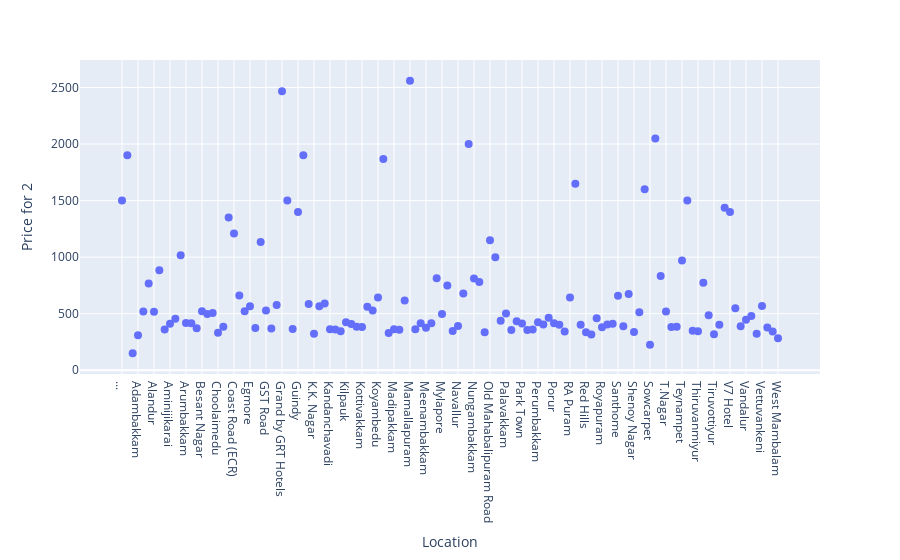

Source (notebook cell):
### Code cell
fig = px.scatter(region_price_df, x="Location", y="Price for 2").update_traces(marker_size=8)
fig.show()

### Figure 1 — Plotly figure (JSON) as saved in the notebook; plotly's stock layout.template omitted (floating-point values rounded to 4 significant figures)
{"data": [{"hovertemplate": "Location=%{x}<br>Price for 2=%{y}<extra></extra>", "legendgroup": "", "marker": {"color": "#636efa", "symbol": "circle", "size": 8}, "mode": "markers", "name": "", "orientation": "v", "showlegend": false, "x": ["...", "A Radha Hotel", "Abhiramapuram", "Adambakkam", "Adyar", "Akkarai", "Alandur", "Alwarpet", "Ambattur", "Aminijikarai", "Anna Nagar", "Anna Salai", "Arumbakkam", "Ashok Nagar", "Avadi", "Besant Nagar", "Chengalpattu", "Chetpet", "Choolaimedu", "Chromepet", "Citadines", "Coast Road (ECR)", "East Coast Road (ECR)", "Egatoor", "Egmore", "Ekkaduthangal", "Foodies Kitchen", "GST Road", "George Town", "Gopalapuram", "Grand by GRT Hotels", "Grande Bay Resort", "Guduvancheri", "Guindy", "Holiday Inn Chennai OMR IT Expressway", "Injambakkam", "K.K. Nagar", "Kanathur", "Kanchipuram", "Kandanchavadi", "Karapakkam", "Kelambakkam", "Kilpauk", "Kodambakkam", "Kolathur", "Kottivakkam", "Kotturpuram", "Kovalam", "Koyambedu", "MRC Nagar", "Madhavaram", "Madipakkam", "Maduravoyal", "Mahabalipuram", "Mamallapuram", "Mandaveli", "Medavakkam", "Meenambakkam", "Mogappair", "Muttukadu", "Mylapore", "Nandanam", "Nanganallur", "Navallur", "Neelangarai", "Novotel Chennai Sipcot", "Nungambakkam", "OMR", "Okkiyampet", "Old Mahabalipuram Road", "Oragadam", "Padur", "Palavakkam", "Pallavaram", "Pallikaranai", "Park Town", "Parrys", "Perambur", "Perumbakkam", "Perungudi", "Poonamalle", "Porur", "Potheri", "Purasavakkam", "RA Puram", "RK Salai (Cathedral Road)", "Ramapuram", "Red Hills", "RedHills", "Royapettah", "Royapuram", "Saidapet", "Saligramam", "Santhome", "Selaiyur", "Semmancheri", "Shenoy Nagar", "Sholinganallur", "Somerset Greenways", "Sowcarpet", "Sriperumbudur", "St. Thomas Mount", "T.Nagar", "Tambaram", "Taramani", "Teynampet", "The Slate", "Thiruvallur", "Thiruvanmiyur", "Thousand Lights", "Thuraipakkam", "Tiruvottiyur", "Triplicane", "Turyaa Chennai", "V7 Hotel", "Vadapalani", "Valasaravakkam", "Vandalur", "Velachery", "Vepery", "Vettuvankeni", "Virugambakkam", "Washermenpet", "West Mambalam"], "xaxis": "x", "y": [1500, 1900, 150, 308.7, 519.9, 768.2, 517.4, 884.8, 360.4, 411.4, 454.8, 1018.0, 417.4, 415.2, 371.4, 521.6, 497.6, 505.4, 332.7, 385.1, 1350, 1210, 661.1, 522.9, 565.9, 372.7, 1133.0, 527.9, 368.9, 577.9, 2467.0, 1500, 365.4, 1399.0, 1900, 585, 322.4, 566.7, 590, 363.3, 360.5, 345.8, 423.6, 408.1, 385.4, 383.3, 562.5, 528.6, 644.2, 1867.0, 330.4, 363.3, 359.1, 617.8, 2560, 362.5, 416.2, 375, 415.3, 814.3, 496.3, 750, 346.4, 391.5, 678.3, 2000, 810.7, 779.3, 335.7, 1150, 1000, 436.8, 501.9, 355.4, 434.3, 412.5, 355.4, 359.9, 425, 405.3, 465.1, 414.6, 402.0, 341.9, 643.3, 1650, 402.7, 335.2, 316.7, 459.8, 380.6, 403.6, 411.4, 659.4, 390.1, 673.3, 337.5, 512.2, 1600, 226.2, 2050, 834.4, 519.8, 382.1, 383.8, 969.4, 1500, 348.6, 345.8, 773.9, 485.9, 318.8, 403.3, 1438.0, 1400, 548.8, 389.2, 445.7, 480.0, 323.6, 568.8, 377.4, 342.6, 284], "yaxis": "y", "type": "scatter"}], "layout": {"xaxis": {"anchor": "y", "domain": [0, 1], "title": {"text": "Location"}, "type": "category", "range": [-8.029, 131.0], "autorange": true}, "yaxis": {"anchor": "x", "domain": [0, 1], "title": {"text": "Price for 2"}, "type": "linear", "range": [-85.17, 2795.0], "autorange": true}, "legend": {"tracegroupgap": 0}, "margin": {"t": 60}, "autosize": true}}
